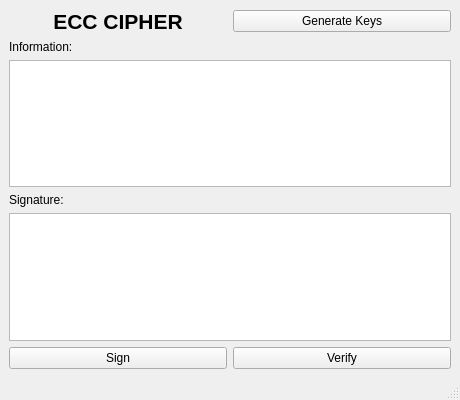
<?xml version="1.0" encoding="UTF-8"?>
<ui version="4.0">
 <class>MainWindow</class>
 <widget class="QMainWindow" name="MainWindow">
  <property name="geometry">
   <rect>
    <x>0</x>
    <y>0</y>
    <width>460</width>
    <height>400</height>
   </rect>
  </property>
  <property name="windowTitle">
   <string>ECC Cipher</string>
  </property>
  <widget class="QWidget" name="centralwidget">
   <layout class="QVBoxLayout" name="verticalLayout">
    <item>
     <layout class="QHBoxLayout" name="topLayout">
      <item>
       <widget class="QLabel" name="lbl_title">
        <property name="font">
         <font>
          <pointsize>16</pointsize>
          <weight>75</weight>
          <bold>true</bold>
         </font>
        </property>
        <property name="alignment">
         <set>Qt::AlignCenter</set>
        </property>
        <property name="text">
         <string>ECC CIPHER</string>
        </property>
       </widget>
      </item>
      <item>
       <widget class="QPushButton" name="btn_gen_keys">
        <property name="text">
         <string>Generate Keys</string>
        </property>
       </widget>
      </item>
     </layout>
    </item>
    <item>
     <widget class="QLabel" name="lbl_info">
      <property name="text">
       <string>Information:</string>
      </property>
     </widget>
    </item>
    <item>
     <widget class="QTextEdit" name="txt_info"/>
    </item>
    <item>
     <widget class="QLabel" name="lbl_sign">
      <property name="text">
       <string>Signature:</string>
      </property>
     </widget>
    </item>
    <item>
     <widget class="QTextEdit" name="txt_sign"/>
    </item>
    <item>
     <layout class="QHBoxLayout" name="buttonLayout">
      <item>
       <widget class="QPushButton" name="btn_sign">
        <property name="text">
         <string>Sign</string>
        </property>
       </widget>
      </item>
      <item>
       <widget class="QPushButton" name="btn_verify">
        <property name="text">
         <string>Verify</string>
        </property>
       </widget>
      </item>
     </layout>
    </item>
   </layout>
  </widget>
  <widget class="QMenuBar" name="menubar">
   <property name="geometry">
    <rect>
     <x>0</x>
     <y>0</y>
     <width>460</width>
     <height>22</height>
    </rect>
   </property>
  </widget>
  <widget class="QStatusBar" name="statusbar"/>
 </widget>
 <resources/>
 <connections/>
</ui>
